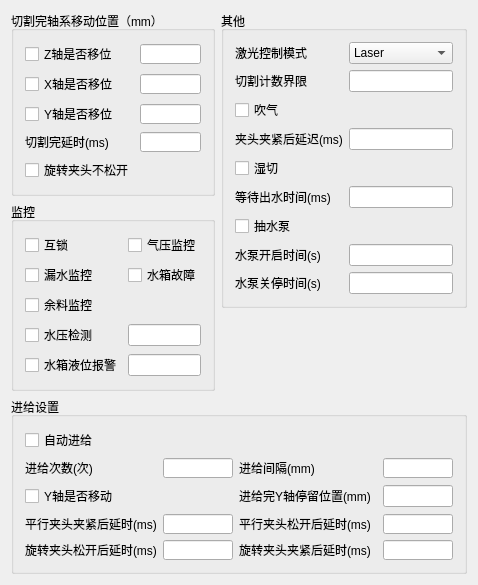
<?xml version="1.0" encoding="UTF-8"?>
<ui version="4.0">
 <class>QG_dlgCuttingSettingClass</class>
 <widget class="QDialog" name="QG_dlgCuttingSettingClass">
  <property name="geometry">
   <rect>
    <x>0</x>
    <y>0</y>
    <width>450</width>
    <height>480</height>
   </rect>
  </property>
  <property name="windowTitle">
   <string>QG_dlgCuttingSetting</string>
  </property>
  <layout class="QGridLayout" name="gridLayout_5">
   <item row="0" column="0" rowspan="2">
    <layout class="QVBoxLayout" name="verticalLayout">
     <item>
      <widget class="QGroupBox" name="groupBox_AfterCutting">
       <property name="title">
        <string>切割完轴系移动位置（mm）</string>
       </property>
       <layout class="QGridLayout" name="gridLayout">
        <item row="0" column="0">
         <widget class="QCheckBox" name="checkBox_MoveAfterZCutting">
          <property name="text">
           <string>Z轴是否移位</string>
          </property>
         </widget>
        </item>
        <item row="0" column="1">
         <widget class="QLineEdit" name="lineEdit_Z_Position">
          <property name="sizePolicy">
           <sizepolicy hsizetype="Expanding" vsizetype="Expanding">
            <horstretch>0</horstretch>
            <verstretch>0</verstretch>
           </sizepolicy>
          </property>
          <property name="minimumSize">
           <size>
            <width>0</width>
            <height>20</height>
           </size>
          </property>
          <property name="maximumSize">
           <size>
            <width>16777215</width>
            <height>20</height>
           </size>
          </property>
         </widget>
        </item>
        <item row="1" column="0">
         <widget class="QCheckBox" name="checkBox_MoveAfterXCutting">
          <property name="text">
           <string>X轴是否移位</string>
          </property>
         </widget>
        </item>
        <item row="1" column="1">
         <widget class="QLineEdit" name="lineEdit_X_Position">
          <property name="sizePolicy">
           <sizepolicy hsizetype="Expanding" vsizetype="Expanding">
            <horstretch>0</horstretch>
            <verstretch>0</verstretch>
           </sizepolicy>
          </property>
          <property name="minimumSize">
           <size>
            <width>0</width>
            <height>20</height>
           </size>
          </property>
          <property name="maximumSize">
           <size>
            <width>16777215</width>
            <height>20</height>
           </size>
          </property>
         </widget>
        </item>
        <item row="2" column="0">
         <widget class="QCheckBox" name="checkBox_MoveAfterYCutting">
          <property name="text">
           <string>Y轴是否移位</string>
          </property>
         </widget>
        </item>
        <item row="2" column="1">
         <widget class="QLineEdit" name="lineEdit_Y_Position">
          <property name="sizePolicy">
           <sizepolicy hsizetype="Expanding" vsizetype="Expanding">
            <horstretch>0</horstretch>
            <verstretch>0</verstretch>
           </sizepolicy>
          </property>
          <property name="minimumSize">
           <size>
            <width>0</width>
            <height>20</height>
           </size>
          </property>
          <property name="maximumSize">
           <size>
            <width>16777215</width>
            <height>20</height>
           </size>
          </property>
         </widget>
        </item>
        <item row="3" column="0">
         <widget class="QLabel" name="label_45">
          <property name="minimumSize">
           <size>
            <width>0</width>
            <height>20</height>
           </size>
          </property>
          <property name="maximumSize">
           <size>
            <width>125</width>
            <height>20</height>
           </size>
          </property>
          <property name="toolTip">
           <string>   切割结束后延时时间的设置(切割完等待时间N后再轴系运动,以上只要
XYZ轴只要有一个设置为是，此功能就有效)
</string>
          </property>
          <property name="text">
           <string>切割完延时(ms)</string>
          </property>
         </widget>
        </item>
        <item row="3" column="1">
         <widget class="QLineEdit" name="lineEdit_MoveAfterWaiting">
          <property name="minimumSize">
           <size>
            <width>0</width>
            <height>20</height>
           </size>
          </property>
         </widget>
        </item>
        <item row="4" column="0">
         <widget class="QCheckBox" name="checkBox_ChuckClosedAfterCutting">
          <property name="text">
           <string>旋转夹头不松开</string>
          </property>
         </widget>
        </item>
       </layout>
      </widget>
     </item>
     <item>
      <widget class="QGroupBox" name="groupBox_Monitor">
       <property name="title">
        <string>监控</string>
       </property>
       <layout class="QGridLayout" name="gridLayout_2">
        <item row="5" column="1">
         <widget class="QLineEdit" name="lineEdit_WaterLevelL">
          <property name="minimumSize">
           <size>
            <width>0</width>
            <height>20</height>
           </size>
          </property>
         </widget>
        </item>
        <item row="0" column="0">
         <widget class="QCheckBox" name="checkBox_InterLockFlag">
          <property name="text">
           <string>互锁</string>
          </property>
         </widget>
        </item>
        <item row="3" column="1">
         <widget class="QLineEdit" name="lineEdit_WaterPressureL">
          <property name="minimumSize">
           <size>
            <width>0</width>
            <height>20</height>
           </size>
          </property>
         </widget>
        </item>
        <item row="3" column="0">
         <widget class="QCheckBox" name="checkBox_WaterPressureMonitor">
          <property name="text">
           <string>水压检测</string>
          </property>
         </widget>
        </item>
        <item row="5" column="0">
         <widget class="QCheckBox" name="checkBox_WaterLevelMonitor">
          <property name="text">
           <string>水箱液位报警</string>
          </property>
         </widget>
        </item>
        <item row="0" column="1">
         <widget class="QCheckBox" name="checkBox_PressureMonitor">
          <property name="text">
           <string>气压监控</string>
          </property>
         </widget>
        </item>
        <item row="1" column="0">
         <widget class="QCheckBox" name="checkBox_WaterLeakageMonitor">
          <property name="text">
           <string>漏水监控</string>
          </property>
         </widget>
        </item>
        <item row="1" column="1">
         <widget class="QCheckBox" name="checkBox_WaterBoxMonitor">
          <property name="text">
           <string>水箱故障</string>
          </property>
         </widget>
        </item>
        <item row="2" column="0">
         <widget class="QCheckBox" name="checkBox_RemainMonitor">
          <property name="text">
           <string>余料监控</string>
          </property>
         </widget>
        </item>
       </layout>
      </widget>
     </item>
    </layout>
   </item>
   <item row="0" column="1">
    <widget class="QGroupBox" name="groupBox_Other">
     <property name="title">
      <string>其他</string>
     </property>
     <layout class="QGridLayout" name="gridLayout_3">
      <item row="0" column="0">
       <widget class="QLabel" name="label_8">
        <property name="minimumSize">
         <size>
          <width>108</width>
          <height>20</height>
         </size>
        </property>
        <property name="text">
         <string>激光控制模式</string>
        </property>
       </widget>
      </item>
      <item row="0" column="1">
       <widget class="QComboBox" name="comboBox_LaserControlMode">
        <property name="minimumSize">
         <size>
          <width>0</width>
          <height>20</height>
         </size>
        </property>
        <item>
         <property name="text">
          <string>Laser</string>
         </property>
        </item>
        <item>
         <property name="text">
          <string>SignalSource</string>
         </property>
        </item>
       </widget>
      </item>
      <item row="1" column="0">
       <widget class="QLabel" name="label_21">
        <property name="minimumSize">
         <size>
          <width>0</width>
          <height>20</height>
         </size>
        </property>
        <property name="text">
         <string>切割计数界限</string>
        </property>
       </widget>
      </item>
      <item row="1" column="1">
       <widget class="QLineEdit" name="lineEdit_CuttingBoundary">
        <property name="minimumSize">
         <size>
          <width>0</width>
          <height>20</height>
         </size>
        </property>
       </widget>
      </item>
      <item row="2" column="0">
       <widget class="QCheckBox" name="checkBox_Blow">
        <property name="text">
         <string>吹气</string>
        </property>
       </widget>
      </item>
      <item row="3" column="0">
       <widget class="QLabel" name="label_4">
        <property name="minimumSize">
         <size>
          <width>0</width>
          <height>20</height>
         </size>
        </property>
        <property name="text">
         <string>夹头夹紧后延迟(ms)</string>
        </property>
       </widget>
      </item>
      <item row="3" column="1">
       <widget class="QLineEdit" name="lineEdit_delay">
        <property name="minimumSize">
         <size>
          <width>0</width>
          <height>20</height>
         </size>
        </property>
       </widget>
      </item>
      <item row="4" column="0">
       <widget class="QCheckBox" name="checkBox_water">
        <property name="text">
         <string>湿切</string>
        </property>
       </widget>
      </item>
      <item row="5" column="0">
       <widget class="QLabel" name="label_10">
        <property name="minimumSize">
         <size>
          <width>0</width>
          <height>20</height>
         </size>
        </property>
        <property name="text">
         <string>等待出水时间(ms)</string>
        </property>
       </widget>
      </item>
      <item row="5" column="1">
       <widget class="QLineEdit" name="lineEdit_water_time">
        <property name="minimumSize">
         <size>
          <width>0</width>
          <height>20</height>
         </size>
        </property>
       </widget>
      </item>
      <item row="6" column="0">
       <widget class="QCheckBox" name="checkBox_Pump">
        <property name="text">
         <string>抽水泵</string>
        </property>
       </widget>
      </item>
      <item row="7" column="0">
       <widget class="QLabel" name="label_16">
        <property name="minimumSize">
         <size>
          <width>0</width>
          <height>20</height>
         </size>
        </property>
        <property name="text">
         <string>水泵开启时间(s)</string>
        </property>
       </widget>
      </item>
      <item row="7" column="1">
       <widget class="QLineEdit" name="lineEdit_WaterOpen">
        <property name="minimumSize">
         <size>
          <width>0</width>
          <height>20</height>
         </size>
        </property>
       </widget>
      </item>
      <item row="8" column="0">
       <widget class="QLabel" name="label_22">
        <property name="minimumSize">
         <size>
          <width>0</width>
          <height>20</height>
         </size>
        </property>
        <property name="text">
         <string>水泵关停时间(s)</string>
        </property>
       </widget>
      </item>
      <item row="8" column="1">
       <widget class="QLineEdit" name="lineEdit_WaterClose">
        <property name="minimumSize">
         <size>
          <width>0</width>
          <height>20</height>
         </size>
        </property>
       </widget>
      </item>
     </layout>
    </widget>
   </item>
   <item row="1" column="1">
    <spacer name="verticalSpacer_2">
     <property name="orientation">
      <enum>Qt::Vertical</enum>
     </property>
     <property name="sizeHint" stdset="0">
      <size>
       <width>20</width>
       <height>0</height>
      </size>
     </property>
    </spacer>
   </item>
   <item row="2" column="0" colspan="2">
    <widget class="QGroupBox" name="groupBox_Feeding">
     <property name="title">
      <string>进给设置</string>
     </property>
     <layout class="QGridLayout" name="gridLayout_4">
      <item row="0" column="0">
       <widget class="QCheckBox" name="checkBox_Feeding">
        <property name="text">
         <string>自动进给</string>
        </property>
       </widget>
      </item>
      <item row="1" column="0">
       <widget class="QLabel" name="label_6">
        <property name="text">
         <string>进给次数(次)</string>
        </property>
       </widget>
      </item>
      <item row="1" column="1">
       <widget class="QLineEdit" name="lineEdit_FeedingNum">
        <property name="minimumSize">
         <size>
          <width>0</width>
          <height>20</height>
         </size>
        </property>
       </widget>
      </item>
      <item row="1" column="2">
       <widget class="QLabel" name="label_7">
        <property name="toolTip">
         <string>每一遍切割前切割头和开口之间距离的设置</string>
        </property>
        <property name="text">
         <string>进给间隔(mm)</string>
        </property>
       </widget>
      </item>
      <item row="3" column="0">
       <widget class="QLabel" name="label_17">
        <property name="minimumSize">
         <size>
          <width>0</width>
          <height>20</height>
         </size>
        </property>
        <property name="text">
         <string>平行夹头夹紧后延时(ms)</string>
        </property>
       </widget>
      </item>
      <item row="3" column="1">
       <widget class="QLineEdit" name="lineEdit_Pliers_ClosedDelayed">
        <property name="minimumSize">
         <size>
          <width>0</width>
          <height>20</height>
         </size>
        </property>
       </widget>
      </item>
      <item row="3" column="2" colspan="2">
       <widget class="QLabel" name="label_20">
        <property name="minimumSize">
         <size>
          <width>0</width>
          <height>20</height>
         </size>
        </property>
        <property name="text">
         <string>平行夹头松开后延时(ms)</string>
        </property>
       </widget>
      </item>
      <item row="3" column="4">
       <widget class="QLineEdit" name="lineEdit_Pliers_OpenedDelayed">
        <property name="minimumSize">
         <size>
          <width>0</width>
          <height>20</height>
         </size>
        </property>
       </widget>
      </item>
      <item row="4" column="0">
       <widget class="QLabel" name="label_18">
        <property name="minimumSize">
         <size>
          <width>0</width>
          <height>20</height>
         </size>
        </property>
        <property name="text">
         <string>旋转夹头松开后延时(ms)</string>
        </property>
       </widget>
      </item>
      <item row="4" column="1">
       <widget class="QLineEdit" name="lineEdit_Chuck_OpenedDelayed">
        <property name="minimumSize">
         <size>
          <width>0</width>
          <height>20</height>
         </size>
        </property>
       </widget>
      </item>
      <item row="4" column="2" colspan="2">
       <widget class="QLabel" name="label_19">
        <property name="minimumSize">
         <size>
          <width>0</width>
          <height>20</height>
         </size>
        </property>
        <property name="text">
         <string>旋转夹头夹紧后延时(ms)</string>
        </property>
       </widget>
      </item>
      <item row="4" column="4">
       <widget class="QLineEdit" name="lineEdit_Chuck_ClosedDelayed">
        <property name="minimumSize">
         <size>
          <width>0</width>
          <height>20</height>
         </size>
        </property>
       </widget>
      </item>
      <item row="1" column="4">
       <widget class="QLineEdit" name="lineEdit_FeedingDistance">
        <property name="minimumSize">
         <size>
          <width>0</width>
          <height>20</height>
         </size>
        </property>
       </widget>
      </item>
      <item row="2" column="4">
       <widget class="QLineEdit" name="lineEdit_Position_FeedingY">
        <property name="minimumSize">
         <size>
          <width>0</width>
          <height>20</height>
         </size>
        </property>
       </widget>
      </item>
      <item row="2" column="2">
       <widget class="QLabel" name="label_35">
        <property name="minimumSize">
         <size>
          <width>0</width>
          <height>20</height>
         </size>
        </property>
        <property name="text">
         <string>进给完Y轴停留位置(mm)</string>
        </property>
       </widget>
      </item>
      <item row="2" column="0">
       <widget class="QCheckBox" name="checkBox_MoveAfterFeedingY">
        <property name="text">
         <string>Y轴是否移动</string>
        </property>
       </widget>
      </item>
     </layout>
    </widget>
   </item>
  </layout>
 </widget>
 <layoutdefault spacing="6" margin="11"/>
 <resources/>
 <connections/>
</ui>
